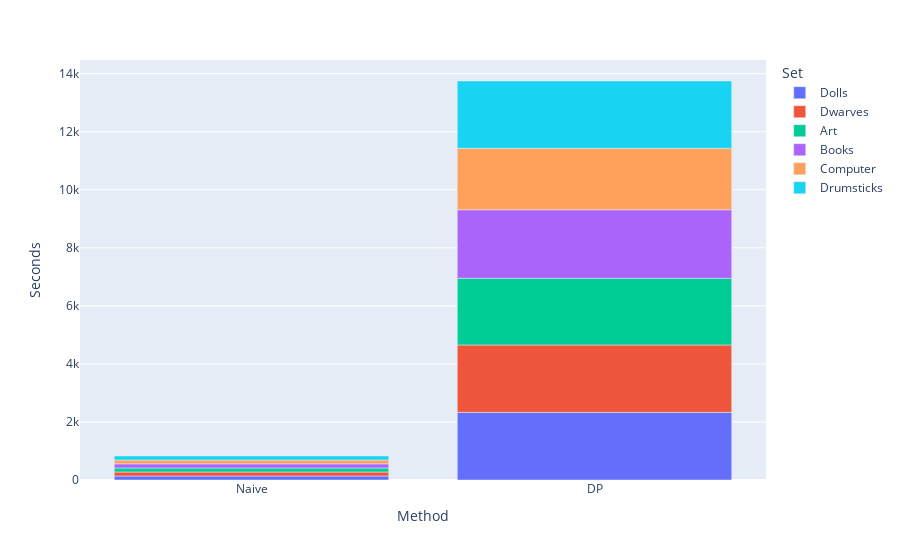

Here is the notebook cell this chart was saved with:
### Code cell
import plotly.express as px
fig = px.bar(df_time, x='Method', y='Seconds', color = 'Set')
fig.show()

### Figure 1 — Plotly figure (JSON) as saved in the notebook; plotly's stock layout.template omitted (floating-point values rounded to 4 significant figures)
{"data": [{"alignmentgroup": "True", "hovertemplate": "Set=Dolls<br>Method=%{x}<br>Seconds=%{y}<extra></extra>", "legendgroup": "Dolls", "marker": {"color": "#636efa", "pattern": {"shape": ""}}, "name": "Dolls", "offsetgroup": "Dolls", "orientation": "v", "showlegend": true, "textposition": "auto", "type": "bar", "x": ["Naive", "DP"], "xaxis": "x", "y": [137.5, 2330.0], "yaxis": "y"}, {"alignmentgroup": "True", "hovertemplate": "Set=Dwarves<br>Method=%{x}<br>Seconds=%{y}<extra></extra>", "legendgroup": "Dwarves", "marker": {"color": "#EF553B", "pattern": {"shape": ""}}, "name": "Dwarves", "offsetgroup": "Dwarves", "orientation": "v", "showlegend": true, "textposition": "auto", "type": "bar", "x": ["DP", "Naive"], "xaxis": "x", "y": [2323.0, 138.0], "yaxis": "y"}, {"alignmentgroup": "True", "hovertemplate": "Set=Art<br>Method=%{x}<br>Seconds=%{y}<extra></extra>", "legendgroup": "Art", "marker": {"color": "#00cc96", "pattern": {"shape": ""}}, "name": "Art", "offsetgroup": "Art", "orientation": "v", "showlegend": true, "textposition": "auto", "type": "bar", "x": ["Naive", "DP"], "xaxis": "x", "y": [138.3, 2298.0], "yaxis": "y"}, {"alignmentgroup": "True", "hovertemplate": "Set=Books<br>Method=%{x}<br>Seconds=%{y}<extra></extra>", "legendgroup": "Books", "marker": {"color": "#ab63fa", "pattern": {"shape": ""}}, "name": "Books", "offsetgroup": "Books", "orientation": "v", "showlegend": true, "textposition": "auto", "type": "bar", "x": ["DP", "Naive"], "xaxis": "x", "y": [2359.0, 142.9], "yaxis": "y"}, {"alignmentgroup": "True", "hovertemplate": "Set=Computer<br>Method=%{x}<br>Seconds=%{y}<extra></extra>", "legendgroup": "Computer", "marker": {"color": "#FFA15A", "pattern": {"shape": ""}}, "name": "Computer", "offsetgroup": "Computer", "orientation": "v", "showlegend": true, "textposition": "auto", "type": "bar", "x": ["Naive", "DP"], "xaxis": "x", "y": [131.3, 2116.0], "yaxis": "y"}, {"alignmentgroup": "True", "hovertemplate": "Set=Drumsticks<br>Method=%{x}<br>Seconds=%{y}<extra></extra>", "legendgroup": "Drumsticks", "marker": {"color": "#19d3f3", "pattern": {"shape": ""}}, "name": "Drumsticks", "offsetgroup": "Drumsticks", "orientation": "v", "showlegend": true, "textposition": "auto", "type": "bar", "x": ["DP", "Naive"], "xaxis": "x", "y": [2320.0, 139.7], "yaxis": "y"}], "layout": {"autosize": true, "barmode": "relative", "legend": {"title": {"text": "Set"}, "tracegroupgap": 0}, "margin": {"t": 60}, "xaxis": {"anchor": "y", "autorange": true, "domain": [0, 1], "range": [-0.5, 1.5], "title": {"text": "Method"}, "type": "category"}, "yaxis": {"anchor": "x", "autorange": true, "domain": [0, 1], "range": [0, 14470.0], "title": {"text": "Seconds"}, "type": "linear"}}}
